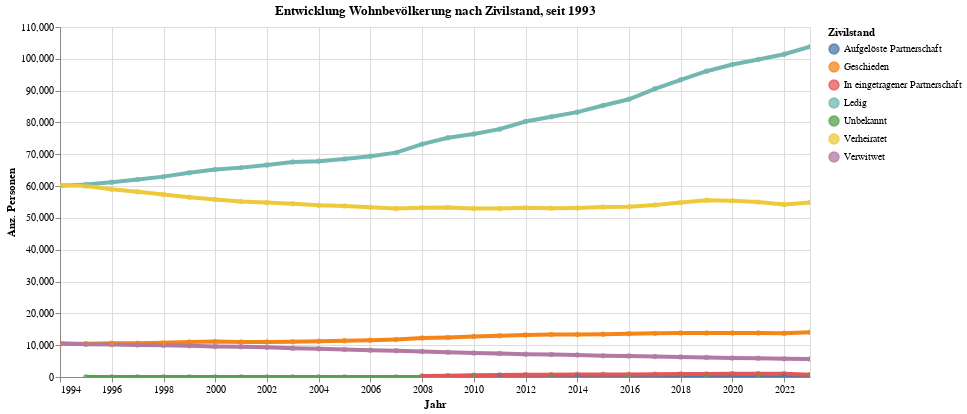

Notebook code cell kept with this figure:
### Code cell
myTitle="Entwicklung Wohnbevölkerung nach Zivilstand, seit "+str(data2betested.index.year.min())

highlight = alt.selection(type='single', on='mouseover',
                          fields=['ZIV_lang'], nearest=True)
#x='date:StichtagDatJahr',
base = alt.Chart(myAgg2.reset_index(), title=myTitle).encode(
    x=alt.X('StichtagDatJahr', axis=alt.Axis(title='Jahr'))# , axis=alt.Axis(format='%', title='percentage')
    , y=alt.X('sum_WBev', axis=alt.Axis(title='Anz. Personen'))
    , color=alt.Color('ZIV_lang', legend=alt.Legend(title="Zivilstand", orient="right"))  
    ,tooltip=['StichtagDatJahr', 'ZIV_lang','sum_WBev']    
)
points = base.mark_circle().encode(
    opacity=alt.value(0.75)
).add_selection(
    highlight
).properties(
    width=750 , height=350
)
lines = base.mark_line().encode(
    size=alt.condition(~highlight, alt.value(0.5), alt.value(4))
).interactive()

lines + points

### Figure 1 — Vega-Lite specification as saved in the notebook (floating-point values rounded to 4 significant figures; data arrays with more than 128 entries replaced by an {"elided": "..."} marker saying what was removed)
{"config": {"view": {"continuousWidth": 400, "continuousHeight": 300}}, "layer": [{"mark": "line", "encoding": {"color": {"type": "nominal", "field": "ZIV_lang", "legend": {"orient": "right", "title": "Zivilstand"}}, "size": {"condition": {"value": 0.5, "selection": {"not": "selector026"}}, "value": 4}, "tooltip": [{"type": "temporal", "field": "StichtagDatJahr"}, {"type": "nominal", "field": "ZIV_lang"}, {"type": "quantitative", "field": "sum_WBev"}], "x": {"type": "temporal", "axis": {"title": "Jahr"}, "field": "StichtagDatJahr"}, "y": {"type": "quantitative", "axis": {"title": "Anz. Personen"}, "field": "sum_WBev"}}, "selection": {"selector027": {"type": "interval", "bind": "scales", "encodings": ["x", "y"]}}, "title": "Entwicklung Wohnbevölkerung nach Zivilstand, seit 1993"}, {"mark": "circle", "encoding": {"color": {"type": "nominal", "field": "ZIV_lang", "legend": {"orient": "right", "title": "Zivilstand"}}, "opacity": {"value": 0.75}, "tooltip": [{"type": "temporal", "field": "StichtagDatJahr"}, {"type": "nominal", "field": "ZIV_lang"}, {"type": "quantitative", "field": "sum_WBev"}], "x": {"type": "temporal", "axis": {"title": "Jahr"}, "field": "StichtagDatJahr"}, "y": {"type": "quantitative", "axis": {"title": "Anz. Personen"}, "field": "sum_WBev"}}, "height": 350, "selection": {"selector026": {"type": "single", "on": "mouseover", "fields": ["ZIV_lang"], "nearest": true}}, "title": "Entwicklung Wohnbevölkerung nach Zivilstand, seit 1993", "width": 750}], "data": {"name": "data-bbc4bbcba5d5e80569ee1ea3b473548b"}, "$schema": "https://vega.github.io/schema/vega-lite/v4.8.1.json", "datasets": {"data-bbc4bbcba5d5e80569ee1ea3b473548b": {"elided": "179 records"}}}
